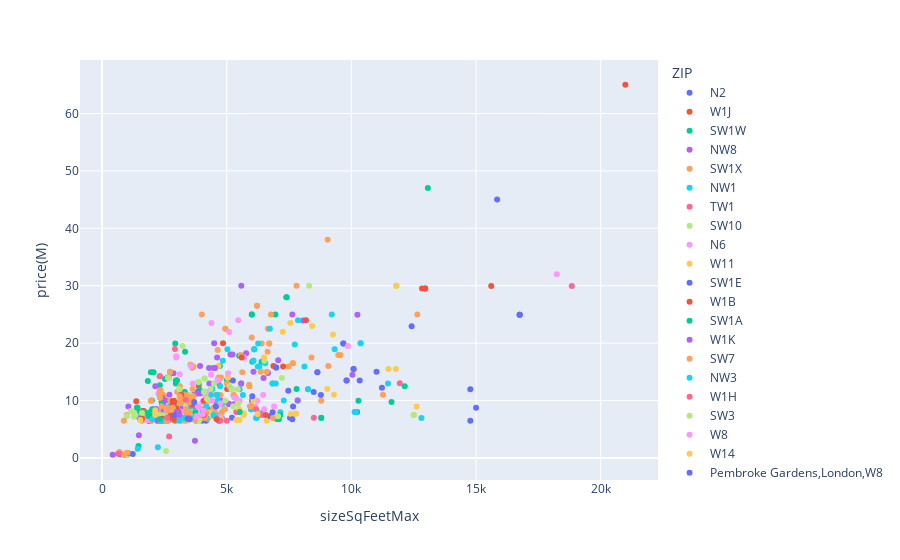

Notebook cell for this chart:
### Code cell
fig = px.scatter(subset, y="price(M)", x="sizeSqFeetMax", color="ZIP")
fig.show()

### Figure 1 — Plotly figure (JSON) as saved in the notebook; plotly's stock layout.template omitted (floating-point values rounded to 4 significant figures)
{"data": [{"hovertemplate": "ZIP=N2<br>sizeSqFeetMax=%{x}<br>price(M)=%{y}<extra></extra>", "legendgroup": "N2", "marker": {"color": "#636efa", "symbol": "circle"}, "mode": "markers", "name": "N2", "orientation": "v", "showlegend": true, "type": "scatter", "x": [16749, 16749, 16748, 9677, 9677, 10086, 10086, 11008, 9806, 5246, 10333, 9806, 14769, 7468, 11224, 8776, 6015, 7661, 14999, 6840, 3292, 3155, 3234, 4190, 5210, 7539, 6196, 2678, 4800, 3142, 4684, 4171, 4014, 14770], "xaxis": "x", "y": [24.95, 24.95, 24.95, 19.95, 19.95, 15.5, 15.5, 15, 13.5, 13.5, 13.5, 13.5, 11.95, 11.7, 12.25, 10.95, 10, 8.95, 8.75, 7.95, 7.98, 7.75, 7.35, 6.95, 7, 7, 7, 6.6, 6.95, 6.95, 6.5, 6.5, 6.5, 6.5], "yaxis": "y"}, {"hovertemplate": "ZIP=W1J<br>sizeSqFeetMax=%{x}<br>price(M)=%{y}<extra></extra>", "legendgroup": "W1J", "marker": {"color": "#EF553B", "symbol": "circle"}, "mode": "markers", "name": "W1J", "orientation": "v", "showlegend": true, "type": "scatter", "x": [12960, 12831, 12960, 15608, 4852, 6873, 3874, 5017, 4180, 3169, 3169, 3794, 4230, 1658, 1641, 1658, 1877], "xaxis": "x", "y": [29.5, 29.5, 29.5, 29.95, 20, 16, 12.6, 12, 10.5, 10.95, 10.95, 8.5, 8.5, 8.15, 8.2, 8.2, 6.5], "yaxis": "y"}, {"hovertemplate": "ZIP=SW1W<br>sizeSqFeetMax=%{x}<br>price(M)=%{y}<extra></extra>", "legendgroup": "SW1W", "marker": {"color": "#00cc96", "symbol": "circle"}, "mode": "markers", "name": "SW1W", "orientation": "v", "showlegend": true, "type": "scatter", "x": [6952, 6007, 6007, 7396, 7396, 13067, 5499, 4724, 6396, 6026, 4660, 2524, 2679, 2645, 2958, 3876, 5012, 2958, 5012, 3887, 3310, 3310, 3911, 4332, 2425, 2424, 2424, 3443, 3491, 3490, 2392, 2392, 3494, 3777, 2921, 2218, 1591, 2927], "xaxis": "x", "y": [25, 25, 25, 28, 28, 47, 17.8, 16, 16.75, 16.75, 13.75, 13.75, 14, 14, 12.95, 12.95, 13.5, 13.5, 13.5, 11.5, 11.5, 11.5, 11.9, 10.85, 9.45, 9.45, 9.45, 9.5, 9.5, 9.5, 9.74, 9.74, 6.95, 6.5, 6.595, 6.95, 6.95, 6.5], "yaxis": "y"}, {"hovertemplate": "ZIP=NW8<br>sizeSqFeetMax=%{x}<br>price(M)=%{y}<extra></extra>", "legendgroup": "NW8", "marker": {"color": "#ab63fa", "symbol": "circle"}, "mode": "markers", "name": "NW8", "orientation": "v", "showlegend": true, "type": "scatter", "x": [10241, 7631, 5585, 7065, 10041, 6981, 6659, 8635, 5579, 5579, 3423, 3617, 4765, 4765, 5479, 5277, 5092, 5070, 4610, 3690, 3690, 3690, 3700, 4565, 3700, 3393, 3400, 2637, 2637, 2637, 4036, 2531, 2615], "xaxis": "x", "y": [24.95, 25, 30, 17, 14.5, 15.75, 14.8, 14.95, 12.95, 12.95, 11, 11, 9.95, 9.95, 9.95, 9.35, 9.35, 9.5, 9.5, 8.825, 8.825, 8.825, 8.825, 8.95, 8.825, 7.95, 7.95, 7.495, 7.495, 7.495, 7.5, 6.95, 6.65], "yaxis": "y"}, {"hovertemplate": "ZIP=SW1X<br>sizeSqFeetMax=%{x}<br>price(M)=%{y}<extra></extra>", "legendgroup": "SW1X", "marker": {"color": "#FFA15A", "symbol": "circle"}, "mode": "markers", "name": "SW1X", "orientation": "v", "showlegend": true, "type": "scatter", "x": [6773, 4004, 12643, 6214, 6214, 7798, 9049, 4639, 4944, 4944, 6650, 6404, 6705, 6705, 6000, 8400, 5564, 3551, 3551, 7656, 7656, 3618, 3618, 3618, 3667, 5624, 5910, 5002, 3300, 2442, 4558, 4649, 4122, 4122, 3013, 3084, 2475, 3567, 2475, 3137, 2475, 3166, 5360, 4752, 2442, 2442, 3486, 2427, 3060, 2612, 3122, 2357, 2029, 2810, 1980, 3226, 2810, 2934, 4399, 1772, 990, 1528, 1948, 4038, 3295, 1964, 1980, 1760, 1760, 4244, 2354, 3993, 3248, 2357, 1632], "xaxis": "x", "y": [25, 25, 25, 26.5, 26.5, 29.98, 38, 18.8, 22.5, 22.5, 22.5, 19.95, 19.95, 19.95, 21.0, 17.5, 17.95, 16.25, 16.25, 16.5, 16.5, 15.75, 15.75, 15.75, 15.95, 14.95, 12.5, 12.95, 10.99, 10.95, 11, 11, 11.25, 11.25, 11.5, 11.79, 10.75, 10.25, 10.75, 10.25, 10.75, 10.25, 10.5, 10.95, 10.95, 10.95, 8.95, 8.75, 8.75, 8.75, 8.3, 8.3, 7.95, 7.95, 7.95, 8, 7.95, 8, 8.1, 7.75, 7.5, 6.95, 6.95, 6.95, 6.995, 7.25, 7.15, 7.15, 7.15, 6.85, 6.75, 6.95, 6.75, 6.75, 6.95], "yaxis": "y"}, {"hovertemplate": "ZIP=NW1<br>sizeSqFeetMax=%{x}<br>price(M)=%{y}<extra></extra>", "legendgroup": "NW1", "marker": {"color": "#19d3f3", "symbol": "circle"}, "mode": "markers", "name": "NW1", "orientation": "v", "showlegend": true, "type": "scatter", "x": [9213, 6103, 5027, 6103, 6103, 7728, 6730, 10370, 10370, 4844, 6306, 6245, 6843, 6829, 6966, 4619, 4425, 4619, 4629, 4185, 4185, 3303, 5979, 5979, 5979, 4169, 4169, 4137], "xaxis": "x", "y": [25, 18.95, 18.95, 18.95, 18.95, 19.75, 22.5, 20, 20, 16.95, 15.95, 15.95, 12.95, 12.95, 12.95, 10.95, 12, 10.95, 9.95, 9.95, 9.95, 9.5, 8.5, 8.5, 8.5, 6.95, 6.95, 6.95], "yaxis": "y"}, {"hovertemplate": "ZIP=TW1<br>sizeSqFeetMax=%{x}<br>price(M)=%{y}<extra></extra>", "legendgroup": "TW1", "marker": {"color": "#FF6692", "symbol": "circle"}, "mode": "markers", "name": "TW1", "orientation": "v", "showlegend": true, "type": "scatter", "x": [18837, 8494], "xaxis": "x", "y": [29.95, 6.995], "yaxis": "y"}, {"hovertemplate": "ZIP=SW10<br>sizeSqFeetMax=%{x}<br>price(M)=%{y}<extra></extra>", "legendgroup": "SW10", "marker": {"color": "#B6E880", "symbol": "circle"}, "mode": "markers", "name": "SW10", "orientation": "v", "showlegend": true, "type": "scatter", "x": [8304, 4112, 4112, 5114, 4208, 4812, 5257, 3186, 3704, 4054, 4064, 3280, 3433, 3429], "xaxis": "x", "y": [30, 13.85, 13.85, 12.5, 9.7, 9.0, 9, 8.5, 7.75, 7.35, 7.35, 7.188, 6.85, 6.5], "yaxis": "y"}, {"hovertemplate": "ZIP=N6<br>sizeSqFeetMax=%{x}<br>price(M)=%{y}<extra></extra>", "legendgroup": "N6", "marker": {"color": "#FF97FF", "symbol": "circle"}, "mode": "markers", "name": "N6", "orientation": "v", "showlegend": true, "type": "scatter", "x": [18238, 9858, 6228, 5522, 6900, 6500], "xaxis": "x", "y": [32, 19.5, 9.95, 9.95, 8.95, 8.5], "yaxis": "y"}, {"hovertemplate": "ZIP=W11<br>sizeSqFeetMax=%{x}<br>price(M)=%{y}<extra></extra>", "legendgroup": "W11", "marker": {"color": "#FECB52", "symbol": "circle"}, "mode": "markers", "name": "W11", "orientation": "v", "showlegend": true, "type": "scatter", "x": [11803, 11803, 4671, 5042, 5042, 3501, 4261, 3165, 3500, 4018, 4008, 3774, 3621, 3686], "xaxis": "x", "y": [30, 30, 16, 14, 14, 10.95, 9.95, 9.25, 8.5, 8.45, 8.45, 8, 7.5, 7.5], "yaxis": "y"}, {"hovertemplate": "ZIP=SW1E<br>sizeSqFeetMax=%{x}<br>price(M)=%{y}<extra></extra>", "legendgroup": "SW1E", "marker": {"color": "#636efa", "symbol": "circle"}, "mode": "markers", "name": "SW1E", "orientation": "v", "showlegend": true, "type": "scatter", "x": [15845, 4663, 5189, 3829, 3420, 3467, 3158, 3158, 3158], "xaxis": "x", "y": [45, 13, 12, 11.5, 9.95, 9.95, 7.3, 7.3, 7.3], "yaxis": "y"}, {"hovertemplate": "ZIP=W1B<br>sizeSqFeetMax=%{x}<br>price(M)=%{y}<extra></extra>", "legendgroup": "W1B", "marker": {"color": "#EF553B", "symbol": "circle"}, "mode": "markers", "name": "W1B", "orientation": "v", "showlegend": true, "type": "scatter", "x": [20987, 4735], "xaxis": "x", "y": [65, 13.95], "yaxis": "y"}, {"hovertemplate": "ZIP=SW1A<br>sizeSqFeetMax=%{x}<br>price(M)=%{y}<extra></extra>", "legendgroup": "SW1A", "marker": {"color": "#00cc96", "symbol": "circle"}, "mode": "markers", "name": "SW1A", "orientation": "v", "showlegend": true, "type": "scatter", "x": [2935, 3329, 2618, 3001, 2316, 3001, 1999, 1425, 1424, 1700, 1706, 2261, 2348], "xaxis": "x", "y": [19.95, 18.5, 13.95, 13.5, 12.65, 13.5, 10, 8.75, 8, 7.995, 7.995, 7.5, 6.5], "yaxis": "y"}, {"hovertemplate": "ZIP=W1K<br>sizeSqFeetMax=%{x}<br>price(M)=%{y}<extra></extra>", "legendgroup": "W1K", "marker": {"color": "#ab63fa", "symbol": "circle"}, "mode": "markers", "name": "W1K", "orientation": "v", "showlegend": true, "type": "scatter", "x": [5780, 8060, 4497, 3931, 5149, 5231, 6477, 4291, 4535, 4469, 2865, 6073, 2135, 4304, 2703, 3927, 3834, 1477, 2410, 2558, 3398, 2461, 1055, 3228, 2700, 2163, 2868, 2029, 2595, 2163, 2842, 3198, 3466, 3466, 3466, 2479, 3466, 3466, 3565, 1504, 1504, 2593, 2622, 2211, 1911, 2593, 2268, 1894, 2521, 1894], "xaxis": "x", "y": [18.25, 23.95, 20, 16, 18, 18, 13.95, 15.65, 15.65, 15.65, 14.75, 15, 12.5, 12.95, 11, 11.25, 11.25, 3.95, 10.5, 10, 8.95, 8.95, 8.95, 8.95, 8.95, 8.5, 8.5, 8.5, 8.5, 8.5, 8.5, 8.25, 8.45, 8.45, 8.45, 8.35, 8.45, 8.45, 7.95, 6.95, 6.95, 6.5, 6.5, 6.5, 6.5, 6.5, 6.5, 6.5, 6.5, 6.5], "yaxis": "y"}, {"hovertemplate": "ZIP=SW7<br>sizeSqFeetMax=%{x}<br>price(M)=%{y}<extra></extra>", "legendgroup": "SW7", "marker": {"color": "#FFA15A", "symbol": "circle"}, "mode": "markers", "name": "SW7", "orientation": "v", "showlegend": true, "type": "scatter", "x": [6640, 9075, 4676, 7483, 6365, 3324, 3580, 5280, 5276, 8791, 2736, 3324, 2731, 4456, 2734, 3100, 3423, 4094, 3280, 3500, 3341, 3763, 2105, 2013, 3870, 4462, 3009, 3446, 3446, 2652, 3199, 3199, 2933, 1970, 3192, 4127, 1600, 2608, 1970], "xaxis": "x", "y": [18.5, 16, 14, 15.95, 15, 10, 10.75, 10.95, 10.95, 9.975, 10, 10, 9, 8.75, 8.5, 7.95, 7.75, 7.5, 7.75, 7.75, 7.75, 7.75, 7.8, 7.8, 7.495, 7.3, 6.95, 7.2, 7.2, 7, 7.25, 7.25, 7.05, 6.5, 6.75, 6.95, 6.5, 6.5, 6.5], "yaxis": "y"}, {"hovertemplate": "ZIP=NW3<br>sizeSqFeetMax=%{x}<br>price(M)=%{y}<extra></extra>", "legendgroup": "NW3", "marker": {"color": "#19d3f3", "symbol": "circle"}, "mode": "markers", "name": "NW3", "orientation": "v", "showlegend": true, "type": "scatter", "x": [9327, 7860, 6261, 6544, 6071, 6071, 8117, 11467, 4355, 5517, 8262, 8262, 5649, 4355, 7288, 4817, 4817, 3599, 3467, 4300, 4300, 6344, 6344, 4607, 3610, 3744], "xaxis": "x", "y": [18.95, 24, 19.95, 16.5, 16.95, 16.95, 15.95, 12.95, 10.95, 11.95, 11.95, 11.95, 10.95, 10.95, 9.995, 9.5, 9.5, 8.95, 8.5, 8, 8, 7.75, 7.75, 7.5, 7, 6.95], "yaxis": "y"}, {"hovertemplate": "ZIP=W1H<br>sizeSqFeetMax=%{x}<br>price(M)=%{y}<extra></extra>", "legendgroup": "W1H", "marker": {"color": "#FF6692", "symbol": "circle"}, "mode": "markers", "name": "W1H", "orientation": "v", "showlegend": true, "type": "scatter", "x": [2923, 2317, 2314, 4101, 4106, 4511], "xaxis": "x", "y": [19, 14.25, 14.25, 8.5, 8.5, 7.995], "yaxis": "y"}, {"hovertemplate": "ZIP=SW3<br>sizeSqFeetMax=%{x}<br>price(M)=%{y}<extra></extra>", "legendgroup": "SW3", "marker": {"color": "#B6E880", "symbol": "circle"}, "mode": "markers", "name": "SW3", "orientation": "v", "showlegend": true, "type": "scatter", "x": [3229, 6504, 7212, 4500, 4500, 5440, 5212, 4354, 5188, 3534, 2924, 2944, 5450, 5450, 3645, 2917, 2917, 3951, 4277, 3571, 4445, 3628, 3111, 3287, 1902, 3147, 2432, 2470, 3082, 3797, 3175, 3102, 2885, 3115, 3797, 3830, 3894, 2357], "xaxis": "x", "y": [19.5, 16.95, 13.95, 12.95, 12.95, 11.95, 11.95, 11.99, 11.95, 10.95, 10, 9.25, 9.5, 9.5, 9.65, 8.95, 8.95, 7.95, 7.95, 7.95, 7.95, 7.95, 8.1, 7.65, 7.75, 7.5, 7.45, 6.95, 6.95, 6.95, 7.25, 7.25, 6.95, 6.95, 6.95, 6.5, 6.5, 6.5], "yaxis": "y"}, {"hovertemplate": "ZIP=W8<br>sizeSqFeetMax=%{x}<br>price(M)=%{y}<extra></extra>", "legendgroup": "W8", "marker": {"color": "#FF97FF", "symbol": "circle"}, "mode": "markers", "name": "W8", "orientation": "v", "showlegend": true, "type": "scatter", "x": [5098, 4390, 5461, 5693, 2976, 2976, 3566, 5055, 3117, 3637, 4182, 4182, 2257, 4376, 4151, 5314, 4032, 4032, 4401, 4401, 4747, 2814, 6146, 3846, 3890, 2584, 2103, 3175, 2729, 4775, 3254, 3208, 1805, 1805, 2508], "xaxis": "x", "y": [21.95, 23.5, 24, 17.5, 17.5, 17.7, 16, 14.75, 14.6, 12.95, 11.5, 11.5, 11.2, 10, 10.75, 10.5, 9.75, 9.75, 10, 10, 9.5, 8.95, 8.95, 8.995, 8.65, 8.25, 7.92, 7.95, 7.8, 7.5, 6.95, 6.5, 6.62, 6.62, 6.5], "yaxis": "y"}, {"hovertemplate": "ZIP=W14<br>sizeSqFeetMax=%{x}<br>price(M)=%{y}<extra></extra>", "legendgroup": "W14", "marker": {"color": "#FECB52", "symbol": "circle"}, "mode": "markers", "name": "W14", "orientation": "v", "showlegend": true, "type": "scatter", "x": [7244, 8425, 7550, 9262, 6497, 2649], "xaxis": "x", "y": [22, 23, 23.5, 21.5, 17.5, 7.4], "yaxis": "y"}, {"hovertemplate": "ZIP=Pembroke Gardens,London,W8<br>sizeSqFeetMax=%{x}<br>price(M)=%{y}<extra></extra>", "legendgroup": "Pembroke Gardens,London,W8", "marker": {"color": "#636efa", "symbol": "circle"}, "mode": "markers", "name": "Pembroke Gardens,London,W8", "orientation": "v", "showlegend": true, "type": "scatter", "x": [12415], "xaxis": "x", "y": [22.95], "yaxis": "y"}, {"hovertemplate": "ZIP=W9<br>sizeSqFeetMax=%{x}<br>price(M)=%{y}<extra></extra>", "legendgroup": "W9", "marker": {"color": "#EF553B", "symbol": "circle"}, "mode": "markers", "name": "W9", "orientation": "v", "showlegend": true, "type": "scatter", "x": [8178, 5600, 4079, 3606], "xaxis": "x", "y": [24, 17.5, 9.95, 9.25], "yaxis": "y"}, {"hovertemplate": "ZIP=EC1V<br>sizeSqFeetMax=%{x}<br>price(M)=%{y}<extra></extra>", "legendgroup": "EC1V", "marker": {"color": "#00cc96", "symbol": "circle"}, "mode": "markers", "name": "EC1V", "orientation": "v", "showlegend": true, "type": "scatter", "x": [1461, 7800], "xaxis": "x", "y": [2.1, 12], "yaxis": "y"}, {"hovertemplate": "ZIP=E20<br>sizeSqFeetMax=%{x}<br>price(M)=%{y}<extra></extra>", "legendgroup": "E20", "marker": {"color": "#ab63fa", "symbol": "circle"}, "mode": "markers", "name": "E20", "orientation": "v", "showlegend": true, "type": "scatter", "x": [4615], "xaxis": "x", "y": [17.5], "yaxis": "y"}, {"hovertemplate": "ZIP=W2<br>sizeSqFeetMax=%{x}<br>price(M)=%{y}<extra></extra>", "legendgroup": "W2", "marker": {"color": "#FFA15A", "symbol": "circle"}, "mode": "markers", "name": "W2", "orientation": "v", "showlegend": true, "type": "scatter", "x": [9472, 9561, 4770, 2726, 2727, 11265, 2327, 2319, 3634, 2351, 3123, 2325, 2325, 1959, 1963, 2386, 4927, 4525, 2637, 5523, 4186, 1918, 696, 2926, 2106, 3412, 1919, 1668, 3726, 2690, 3133, 2438, 3327], "xaxis": "x", "y": [17.95, 17.95, 14, 15, 15, 11, 11.25, 11.75, 12, 11.75, 12.5, 10.5, 10.5, 9.95, 9.95, 9, 8.5, 7.95, 7.95, 7.95, 7.95, 7.95, 1.05, 7.5, 7.8, 7.35, 7.4, 7.2, 6.595, 6.9, 6.75, 6.5, 6.5], "yaxis": "y"}, {"hovertemplate": "ZIP=NW7<br>sizeSqFeetMax=%{x}<br>price(M)=%{y}<extra></extra>", "legendgroup": "NW7", "marker": {"color": "#19d3f3", "symbol": "circle"}, "mode": "markers", "name": "NW7", "orientation": "v", "showlegend": true, "type": "scatter", "x": [2238, 6181, 8786], "xaxis": "x", "y": [1.85, 6.95, 6.95], "yaxis": "y"}, {"hovertemplate": "ZIP=N10<br>sizeSqFeetMax=%{x}<br>price(M)=%{y}<extra></extra>", "legendgroup": "N10", "marker": {"color": "#FF6692", "symbol": "circle"}, "mode": "markers", "name": "N10", "orientation": "v", "showlegend": true, "type": "scatter", "x": [900], "xaxis": "x", "y": [0.725], "yaxis": "y"}, {"hovertemplate": "ZIP=W1S<br>sizeSqFeetMax=%{x}<br>price(M)=%{y}<extra></extra>", "legendgroup": "W1S", "marker": {"color": "#B6E880", "symbol": "circle"}, "mode": "markers", "name": "W1S", "orientation": "v", "showlegend": true, "type": "scatter", "x": [2680, 2641, 1164, 2014, 1280, 1604, 1341, 1272, 992], "xaxis": "x", "y": [13.95, 13.95, 8.2, 7.95, 8, 7.85, 7.5, 7.2, 7.25], "yaxis": "y"}, {"hovertemplate": "ZIP=WC2N<br>sizeSqFeetMax=%{x}<br>price(M)=%{y}<extra></extra>", "legendgroup": "WC2N", "marker": {"color": "#FF97FF", "symbol": "circle"}, "mode": "markers", "name": "WC2N", "orientation": "v", "showlegend": true, "type": "scatter", "x": [4372], "xaxis": "x", "y": [14.5], "yaxis": "y"}, {"hovertemplate": "ZIP=SW19<br>sizeSqFeetMax=%{x}<br>price(M)=%{y}<extra></extra>", "legendgroup": "SW19", "marker": {"color": "#FECB52", "symbol": "circle"}, "mode": "markers", "name": "SW19", "orientation": "v", "showlegend": true, "type": "scatter", "x": [11484, 11784, 9031, 6065, 7568, 7754, 7787, 5683, 5683, 5680, 5515, 5385, 4776, 6600], "xaxis": "x", "y": [15.5, 15.5, 12, 10, 7.65, 7.65, 7.75, 7.75, 7.75, 7.495, 6.6, 6.6, 6.75, 6.5], "yaxis": "y"}, {"hovertemplate": "ZIP=St John's Wood NW8<br>sizeSqFeetMax=%{x}<br>price(M)=%{y}<extra></extra>", "legendgroup": "St John's Wood NW8", "marker": {"color": "#636efa", "symbol": "circle"}, "mode": "markers", "name": "St John's Wood NW8", "orientation": "v", "showlegend": true, "type": "scatter", "x": [6981, 8635, 6025, 4565, 3400], "xaxis": "x", "y": [15.75, 14.95, 10.75, 8.95, 7.95], "yaxis": "y"}, {"hovertemplate": "ZIP=Hampstead NW3<br>sizeSqFeetMax=%{x}<br>price(M)=%{y}<extra></extra>", "legendgroup": "Hampstead NW3", "marker": {"color": "#EF553B", "symbol": "circle"}, "mode": "markers", "name": "Hampstead NW3", "orientation": "v", "showlegend": true, "type": "scatter", "x": [7262], "xaxis": "x", "y": [15.95], "yaxis": "y"}, {"hovertemplate": "ZIP=W1U<br>sizeSqFeetMax=%{x}<br>price(M)=%{y}<extra></extra>", "legendgroup": "W1U", "marker": {"color": "#00cc96", "symbol": "circle"}, "mode": "markers", "name": "W1U", "orientation": "v", "showlegend": true, "type": "scatter", "x": [2067, 1959, 1835, 2861, 2891, 1400, 2012, 3737, 4044, 1873, 1878, 1951, 1873, 1873, 1878, 1878, 8793], "xaxis": "x", "y": [14.95, 14.95, 13.39, 9, 9, 8.8, 8.5, 7.95, 7.95, 7.85, 7.295, 7.295, 7.295, 7.295, 7.295, 7.295, 7], "yaxis": "y"}, {"hovertemplate": "ZIP=SW16<br>sizeSqFeetMax=%{x}<br>price(M)=%{y}<extra></extra>", "legendgroup": "SW16", "marker": {"color": "#ab63fa", "symbol": "circle"}, "mode": "markers", "name": "SW16", "orientation": "v", "showlegend": true, "type": "scatter", "x": [3726], "xaxis": "x", "y": [3], "yaxis": "y"}, {"hovertemplate": "ZIP=South Kensington SW7<br>sizeSqFeetMax=%{x}<br>price(M)=%{y}<extra></extra>", "legendgroup": "South Kensington SW7", "marker": {"color": "#FFA15A", "symbol": "circle"}, "mode": "markers", "name": "South Kensington SW7", "orientation": "v", "showlegend": true, "type": "scatter", "x": [6608, 5900], "xaxis": "x", "y": [15, 12.75], "yaxis": "y"}, {"hovertemplate": "ZIP=W1G<br>sizeSqFeetMax=%{x}<br>price(M)=%{y}<extra></extra>", "legendgroup": "W1G", "marker": {"color": "#19d3f3", "symbol": "circle"}, "mode": "markers", "name": "W1G", "orientation": "v", "showlegend": true, "type": "scatter", "x": [4736, 2717, 4182, 7150, 3427, 2009], "xaxis": "x", "y": [12.5, 8.95, 9, 7.95, 7.25, 6.75], "yaxis": "y"}, {"hovertemplate": "ZIP=SW6<br>sizeSqFeetMax=%{x}<br>price(M)=%{y}<extra></extra>", "legendgroup": "SW6", "marker": {"color": "#FF6692", "symbol": "circle"}, "mode": "markers", "name": "SW6", "orientation": "v", "showlegend": true, "type": "scatter", "x": [11941, 2689, 5381, 3425, 2685, 5006], "xaxis": "x", "y": [13, 3.75, 8, 6.995, 6.825, 6.5], "yaxis": "y"}, {"hovertemplate": "ZIP=SE1<br>sizeSqFeetMax=%{x}<br>price(M)=%{y}<extra></extra>", "legendgroup": "SE1", "marker": {"color": "#B6E880", "symbol": "circle"}, "mode": "markers", "name": "SE1", "orientation": "v", "showlegend": true, "type": "scatter", "x": [3862, 3862, 3100, 4096, 3107, 4095, 4943, 3345, 2746, 2273, 2584, 2470], "xaxis": "x", "y": [13.25, 13.25, 11.95, 11.5, 11.95, 11.59, 10, 9.25, 7.398, 7.49, 7.25, 6.9], "yaxis": "y"}, {"hovertemplate": "ZIP=WC2R<br>sizeSqFeetMax=%{x}<br>price(M)=%{y}<extra></extra>", "legendgroup": "WC2R", "marker": {"color": "#FF97FF", "symbol": "circle"}, "mode": "markers", "name": "WC2R", "orientation": "v", "showlegend": true, "type": "scatter", "x": [4643, 4643], "xaxis": "x", "y": [13.5, 13.5], "yaxis": "y"}, {"hovertemplate": "ZIP=NW11<br>sizeSqFeetMax=%{x}<br>price(M)=%{y}<extra></extra>", "legendgroup": "NW11", "marker": {"color": "#FECB52", "symbol": "circle"}, "mode": "markers", "name": "NW11", "orientation": "v", "showlegend": true, "type": "scatter", "x": [9300, 12616, 5497], "xaxis": "x", "y": [11, 8.95, 8.5], "yaxis": "y"}, {"hovertemplate": "ZIP=SE13<br>sizeSqFeetMax=%{x}<br>price(M)=%{y}<extra></extra>", "legendgroup": "SE13", "marker": {"color": "#636efa", "symbol": "circle"}, "mode": "markers", "name": "SE13", "orientation": "v", "showlegend": true, "type": "scatter", "x": [8488], "xaxis": "x", "y": [11.5], "yaxis": "y"}, {"hovertemplate": "ZIP=W1W<br>sizeSqFeetMax=%{x}<br>price(M)=%{y}<extra></extra>", "legendgroup": "W1W", "marker": {"color": "#EF553B", "symbol": "circle"}, "mode": "markers", "name": "W1W", "orientation": "v", "showlegend": true, "type": "scatter", "x": [3176, 1602, 2418, 2383], "xaxis": "x", "y": [11, 6.815, 6.815, 6.5], "yaxis": "y"}, {"hovertemplate": "ZIP=SW15<br>sizeSqFeetMax=%{x}<br>price(M)=%{y}<extra></extra>", "legendgroup": "SW15", "marker": {"color": "#00cc96", "symbol": "circle"}, "mode": "markers", "name": "SW15", "orientation": "v", "showlegend": true, "type": "scatter", "x": [12141, 11609, 7091, 7004], "xaxis": "x", "y": [12.5, 9.75, 6.75, 6.8], "yaxis": "y"}, {"hovertemplate": "ZIP=E14<br>sizeSqFeetMax=%{x}<br>price(M)=%{y}<extra></extra>", "legendgroup": "E14", "marker": {"color": "#ab63fa", "symbol": "circle"}, "mode": "markers", "name": "E14", "orientation": "v", "showlegend": true, "type": "scatter", "x": [734, 915], "xaxis": "x", "y": [0.625, 0.525], "yaxis": "y"}, {"hovertemplate": "ZIP=SW8<br>sizeSqFeetMax=%{x}<br>price(M)=%{y}<extra></extra>", "legendgroup": "SW8", "marker": {"color": "#FFA15A", "symbol": "circle"}, "mode": "markers", "name": "SW8", "orientation": "v", "showlegend": true, "type": "scatter", "x": [3664, 3483, 3553, 3449, 3114, 3483, 3179, 3483, 3179, 3114, 3114, 3114, 3360, 3031, 3057, 3059, 3027, 2949, 3060, 3057, 3059, 3059, 2900, 2900, 2873, 2900, 872], "xaxis": "x", "y": [10.75, 10.13, 10.13, 10.75, 10.75, 10, 10, 9.601, 9.601, 9.601, 9.601, 9.601, 8.5, 7.87, 7.87, 8, 8.044, 8.044, 7.6, 7.696, 7.696, 7.8, 6.6, 6.636, 6.636, 6.636, 6.5], "yaxis": "y"}, {"hovertemplate": "ZIP=SW1P<br>sizeSqFeetMax=%{x}<br>price(M)=%{y}<extra></extra>", "legendgroup": "SW1P", "marker": {"color": "#19d3f3", "symbol": "circle"}, "mode": "markers", "name": "SW1P", "orientation": "v", "showlegend": true, "type": "scatter", "x": [7842, 4474, 3267, 2402], "xaxis": "x", "y": [10, 7.5, 6.95, 6.5], "yaxis": "y"}, {"hovertemplate": "ZIP=Nine Elms SW8<br>sizeSqFeetMax=%{x}<br>price(M)=%{y}<extra></extra>", "legendgroup": "Nine Elms SW8", "marker": {"color": "#FF6692", "symbol": "circle"}, "mode": "markers", "name": "Nine Elms SW8", "orientation": "v", "showlegend": true, "type": "scatter", "x": [3354], "xaxis": "x", "y": [10.13], "yaxis": "y"}, {"hovertemplate": "ZIP=Chelsea SW3<br>sizeSqFeetMax=%{x}<br>price(M)=%{y}<extra></extra>", "legendgroup": "Chelsea SW3", "marker": {"color": "#B6E880", "symbol": "circle"}, "mode": "markers", "name": "Chelsea SW3", "orientation": "v", "showlegend": true, "type": "scatter", "x": [4211], "xaxis": "x", "y": [10.25], "yaxis": "y"}, {"hovertemplate": "ZIP=Kensington W8<br>sizeSqFeetMax=%{x}<br>price(M)=%{y}<extra></extra>", "legendgroup": "Kensington W8", "marker": {"color": "#FF97FF", "symbol": "circle"}, "mode": "markers", "name": "Kensington W8", "orientation": "v", "showlegend": true, "type": "scatter", "x": [6459], "xaxis": "x", "y": [10.95], "yaxis": "y"}, {"hovertemplate": "ZIP=SW17<br>sizeSqFeetMax=%{x}<br>price(M)=%{y}<extra></extra>", "legendgroup": "SW17", "marker": {"color": "#FECB52", "symbol": "circle"}, "mode": "markers", "name": "SW17", "orientation": "v", "showlegend": true, "type": "scatter", "x": [911], "xaxis": "x", "y": [0.795], "yaxis": "y"}, {"hovertemplate": "ZIP=London SW1W<br>sizeSqFeetMax=%{x}<br>price(M)=%{y}<extra></extra>", "legendgroup": "London SW1W", "marker": {"color": "#636efa", "symbol": "circle"}, "mode": "markers", "name": "London SW1W", "orientation": "v", "showlegend": true, "type": "scatter", "x": [3698], "xaxis": "x", "y": [9.75], "yaxis": "y"}, {"hovertemplate": "ZIP=EC2A<br>sizeSqFeetMax=%{x}<br>price(M)=%{y}<extra></extra>", "legendgroup": "EC2A", "marker": {"color": "#EF553B", "symbol": "circle"}, "mode": "markers", "name": "EC2A", "orientation": "v", "showlegend": true, "type": "scatter", "x": [2855, 2855, 2855, 2855, 2855, 2855, 2850, 2855, 1373, 2855, 2855, 2885, 2855, 2852, 2855, 2990], "xaxis": "x", "y": [9.9, 9.9, 9.9, 9.9, 9.9, 9.9, 9.9, 9.9, 9.9, 9.9, 9.9, 9.9, 9.5, 9.5, 9.5, 8.625], "yaxis": "y"}, {"hovertemplate": "ZIP=TW7<br>sizeSqFeetMax=%{x}<br>price(M)=%{y}<extra></extra>", "legendgroup": "TW7", "marker": {"color": "#00cc96", "symbol": "circle"}, "mode": "markers", "name": "TW7", "orientation": "v", "showlegend": true, "type": "scatter", "x": [10283], "xaxis": "x", "y": [9.95], "yaxis": "y"}, {"hovertemplate": "ZIP=SE21<br>sizeSqFeetMax=%{x}<br>price(M)=%{y}<extra></extra>", "legendgroup": "SE21", "marker": {"color": "#ab63fa", "symbol": "circle"}, "mode": "markers", "name": "SE21", "orientation": "v", "showlegend": true, "type": "scatter", "x": [7847], "xaxis": "x", "y": [10], "yaxis": "y"}, {"hovertemplate": "ZIP=SW11<br>sizeSqFeetMax=%{x}<br>price(M)=%{y}<extra></extra>", "legendgroup": "SW11", "marker": {"color": "#FFA15A", "symbol": "circle"}, "mode": "markers", "name": "SW11", "orientation": "v", "showlegend": true, "type": "scatter", "x": [6003, 5930, 2602, 2841, 3393, 3498, 4795, 2825, 3062, 2601], "xaxis": "x", "y": [9, 9, 8.75, 8.75, 7.95, 7.95, 8, 7.6, 6.995, 6.5], "yaxis": "y"}, {"hovertemplate": "ZIP=E16<br>sizeSqFeetMax=%{x}<br>price(M)=%{y}<extra></extra>", "legendgroup": "E16", "marker": {"color": "#19d3f3", "symbol": "circle"}, "mode": "markers", "name": "E16", "orientation": "v", "showlegend": true, "type": "scatter", "x": [992], "xaxis": "x", "y": [0.575], "yaxis": "y"}, {"hovertemplate": "ZIP=SW13<br>sizeSqFeetMax=%{x}<br>price(M)=%{y}<extra></extra>", "legendgroup": "SW13", "marker": {"color": "#FF6692", "symbol": "circle"}, "mode": "markers", "name": "SW13", "orientation": "v", "showlegend": true, "type": "scatter", "x": [6179, 6412], "xaxis": "x", "y": [8.5, 7.5], "yaxis": "y"}, {"hovertemplate": "ZIP=NW4<br>sizeSqFeetMax=%{x}<br>price(M)=%{y}<extra></extra>", "legendgroup": "NW4", "marker": {"color": "#B6E880", "symbol": "circle"}, "mode": "markers", "name": "NW4", "orientation": "v", "showlegend": true, "type": "scatter", "x": [1012], "xaxis": "x", "y": [0.475], "yaxis": "y"}, {"hovertemplate": "ZIP=W12<br>sizeSqFeetMax=%{x}<br>price(M)=%{y}<extra></extra>", "legendgroup": "W12", "marker": {"color": "#FF97FF", "symbol": "circle"}, "mode": "markers", "name": "W12", "orientation": "v", "showlegend": true, "type": "scatter", "x": [4068], "xaxis": "x", "y": [8.25], "yaxis": "y"}, {"hovertemplate": "ZIP=WC1A<br>sizeSqFeetMax=%{x}<br>price(M)=%{y}<extra></extra>", "legendgroup": "WC1A", "marker": {"color": "#FECB52", "symbol": "circle"}, "mode": "markers", "name": "WC1A", "orientation": "v", "showlegend": true, "type": "scatter", "x": [2133, 2133], "xaxis": "x", "y": [8.325, 7.5], "yaxis": "y"}, {"hovertemplate": "ZIP=N20<br>sizeSqFeetMax=%{x}<br>price(M)=%{y}<extra></extra>", "legendgroup": "N20", "marker": {"color": "#636efa", "symbol": "circle"}, "mode": "markers", "name": "N20", "orientation": "v", "showlegend": true, "type": "scatter", "x": [1231, 10228, 6752, 6752, 1055, 7629], "xaxis": "x", "y": [0.695, 8, 7.25, 7.25, 0.845, 6.75], "yaxis": "y"}, {"hovertemplate": "ZIP=London SW8<br>sizeSqFeetMax=%{x}<br>price(M)=%{y}<extra></extra>", "legendgroup": "London SW8", "marker": {"color": "#EF553B", "symbol": "circle"}, "mode": "markers", "name": "London SW8", "orientation": "v", "showlegend": true, "type": "scatter", "x": [3059, 3059, 4075, 2741, 2741, 2900], "xaxis": "x", "y": [7.87, 8.044, 7.5, 7.364, 7.053, 6.636], "yaxis": "y"}, {"hovertemplate": "ZIP=WC1N<br>sizeSqFeetMax=%{x}<br>price(M)=%{y}<extra></extra>", "legendgroup": "WC1N", "marker": {"color": "#00cc96", "symbol": "circle"}, "mode": "markers", "name": "WC1N", "orientation": "v", "showlegend": true, "type": "scatter", "x": [5520], "xaxis": "x", "y": [8], "yaxis": "y"}, {"hovertemplate": "ZIP=WC2E<br>sizeSqFeetMax=%{x}<br>price(M)=%{y}<extra></extra>", "legendgroup": "WC2E", "marker": {"color": "#ab63fa", "symbol": "circle"}, "mode": "markers", "name": "WC2E", "orientation": "v", "showlegend": true, "type": "scatter", "x": [3012, 3013], "xaxis": "x", "y": [8, 8], "yaxis": "y"}, {"hovertemplate": "ZIP=SE8<br>sizeSqFeetMax=%{x}<br>price(M)=%{y}<extra></extra>", "legendgroup": "SE8", "marker": {"color": "#FFA15A", "symbol": "circle"}, "mode": "markers", "name": "SE8", "orientation": "v", "showlegend": true, "type": "scatter", "x": [871], "xaxis": "x", "y": [0.55], "yaxis": "y"}, {"hovertemplate": "ZIP=NW2<br>sizeSqFeetMax=%{x}<br>price(M)=%{y}<extra></extra>", "legendgroup": "NW2", "marker": {"color": "#19d3f3", "symbol": "circle"}, "mode": "markers", "name": "NW2", "orientation": "v", "showlegend": true, "type": "scatter", "x": [10127, 10192], "xaxis": "x", "y": [8, 8], "yaxis": "y"}, {"hovertemplate": "ZIP=NW6<br>sizeSqFeetMax=%{x}<br>price(M)=%{y}<extra></extra>", "legendgroup": "NW6", "marker": {"color": "#FF6692", "symbol": "circle"}, "mode": "markers", "name": "NW6", "orientation": "v", "showlegend": true, "type": "scatter", "x": [642, 4740], "xaxis": "x", "y": [0.75, 6.5], "yaxis": "y"}, {"hovertemplate": "ZIP=N21<br>sizeSqFeetMax=%{x}<br>price(M)=%{y}<extra></extra>", "legendgroup": "N21", "marker": {"color": "#B6E880", "symbol": "circle"}, "mode": "markers", "name": "N21", "orientation": "v", "showlegend": true, "type": "scatter", "x": [12500, 12500, 12500, 2565], "xaxis": "x", "y": [7.5, 7.5, 7.5, 1.2], "yaxis": "y"}, {"hovertemplate": "ZIP=SW5<br>sizeSqFeetMax=%{x}<br>price(M)=%{y}<extra></extra>", "legendgroup": "SW5", "marker": {"color": "#FF97FF", "symbol": "circle"}, "mode": "markers", "name": "SW5", "orientation": "v", "showlegend": true, "type": "scatter", "x": [4040], "xaxis": "x", "y": [7.6], "yaxis": "y"}, {"hovertemplate": "ZIP=W1D<br>sizeSqFeetMax=%{x}<br>price(M)=%{y}<extra></extra>", "legendgroup": "W1D", "marker": {"color": "#FECB52", "symbol": "circle"}, "mode": "markers", "name": "W1D", "orientation": "v", "showlegend": true, "type": "scatter", "x": [6236], "xaxis": "x", "y": [7.65], "yaxis": "y"}, {"hovertemplate": "ZIP=Knightsbridge SW7<br>sizeSqFeetMax=%{x}<br>price(M)=%{y}<extra></extra>", "legendgroup": "Knightsbridge SW7", "marker": {"color": "#636efa", "symbol": "circle"}, "mode": "markers", "name": "Knightsbridge SW7", "orientation": "v", "showlegend": true, "type": "scatter", "x": [2905, 3516], "xaxis": "x", "y": [7.5, 6.75], "yaxis": "y"}, {"hovertemplate": "ZIP=East Finchley N2<br>sizeSqFeetMax=%{x}<br>price(M)=%{y}<extra></extra>", "legendgroup": "East Finchley N2", "marker": {"color": "#EF553B", "symbol": "circle"}, "mode": "markers", "name": "East Finchley N2", "orientation": "v", "showlegend": true, "type": "scatter", "x": [6565], "xaxis": "x", "y": [7.5], "yaxis": "y"}, {"hovertemplate": "ZIP=TW9<br>sizeSqFeetMax=%{x}<br>price(M)=%{y}<extra></extra>", "legendgroup": "TW9", "marker": {"color": "#00cc96", "symbol": "circle"}, "mode": "markers", "name": "TW9", "orientation": "v", "showlegend": true, "type": "scatter", "x": [7150], "xaxis": "x", "y": [7.5], "yaxis": "y"}, {"hovertemplate": "ZIP=Notting Hill W11<br>sizeSqFeetMax=%{x}<br>price(M)=%{y}<extra></extra>", "legendgroup": "Notting Hill W11", "marker": {"color": "#ab63fa", "symbol": "circle"}, "mode": "markers", "name": "Notting Hill W11", "orientation": "v", "showlegend": true, "type": "scatter", "x": [3094], "xaxis": "x", "y": [7.5], "yaxis": "y"}, {"hovertemplate": "ZIP=TW10<br>sizeSqFeetMax=%{x}<br>price(M)=%{y}<extra></extra>", "legendgroup": "TW10", "marker": {"color": "#FFA15A", "symbol": "circle"}, "mode": "markers", "name": "TW10", "orientation": "v", "showlegend": true, "type": "scatter", "x": [6854], "xaxis": "x", "y": [6.95], "yaxis": "y"}, {"hovertemplate": "ZIP=N1<br>sizeSqFeetMax=%{x}<br>price(M)=%{y}<extra></extra>", "legendgroup": "N1", "marker": {"color": "#19d3f3", "symbol": "circle"}, "mode": "markers", "name": "N1", "orientation": "v", "showlegend": true, "type": "scatter", "x": [12809, 3100], "xaxis": "x", "y": [6.95, 6.5], "yaxis": "y"}, {"hovertemplate": "ZIP=Belgravia SW1W<br>sizeSqFeetMax=%{x}<br>price(M)=%{y}<extra></extra>", "legendgroup": "Belgravia SW1W", "marker": {"color": "#FF6692", "symbol": "circle"}, "mode": "markers", "name": "Belgravia SW1W", "orientation": "v", "showlegend": true, "type": "scatter", "x": [2610], "xaxis": "x", "y": [6.99], "yaxis": "y"}, {"hovertemplate": "ZIP=SW18<br>sizeSqFeetMax=%{x}<br>price(M)=%{y}<extra></extra>", "legendgroup": "SW18", "marker": {"color": "#B6E880", "symbol": "circle"}, "mode": "markers", "name": "SW18", "orientation": "v", "showlegend": true, "type": "scatter", "x": [7058], "xaxis": "x", "y": [7.25], "yaxis": "y"}, {"hovertemplate": "ZIP=London NW8<br>sizeSqFeetMax=%{x}<br>price(M)=%{y}<extra></extra>", "legendgroup": "London NW8", "marker": {"color": "#FF97FF", "symbol": "circle"}, "mode": "markers", "name": "London NW8", "orientation": "v", "showlegend": true, "type": "scatter", "x": [3788], "xaxis": "x", "y": [7.25], "yaxis": "y"}, {"hovertemplate": "ZIP=Marylebone W1W<br>sizeSqFeetMax=%{x}<br>price(M)=%{y}<extra></extra>", "legendgroup": "Marylebone W1W", "marker": {"color": "#FECB52", "symbol": "circle"}, "mode": "markers", "name": "Marylebone W1W", "orientation": "v", "showlegend": true, "type": "scatter", "x": [1537], "xaxis": "x", "y": [6.595], "yaxis": "y"}, {"hovertemplate": "ZIP=Chelsea SW10<br>sizeSqFeetMax=%{x}<br>price(M)=%{y}<extra></extra>", "legendgroup": "Chelsea SW10", "marker": {"color": "#636efa", "symbol": "circle"}, "mode": "markers", "name": "Chelsea SW10", "orientation": "v", "showlegend": true, "type": "scatter", "x": [3433], "xaxis": "x", "y": [6.85], "yaxis": "y"}, {"hovertemplate": "ZIP=WC1H<br>sizeSqFeetMax=%{x}<br>price(M)=%{y}<extra></extra>", "legendgroup": "WC1H", "marker": {"color": "#EF553B", "symbol": "circle"}, "mode": "markers", "name": "WC1H", "orientation": "v", "showlegend": true, "type": "scatter", "x": [4594], "xaxis": "x", "y": [6.75], "yaxis": "y"}, {"hovertemplate": "ZIP=London SW1X<br>sizeSqFeetMax=%{x}<br>price(M)=%{y}<extra></extra>", "legendgroup": "London SW1X", "marker": {"color": "#00cc96", "symbol": "circle"}, "mode": "markers", "name": "London SW1X", "orientation": "v", "showlegend": true, "type": "scatter", "x": [2310], "xaxis": "x", "y": [6.75], "yaxis": "y"}, {"hovertemplate": "ZIP=N5<br>sizeSqFeetMax=%{x}<br>price(M)=%{y}<extra></extra>", "legendgroup": "N5", "marker": {"color": "#ab63fa", "symbol": "circle"}, "mode": "markers", "name": "N5", "orientation": "v", "showlegend": true, "type": "scatter", "x": [425], "xaxis": "x", "y": [0.55], "yaxis": "y"}, {"hovertemplate": "ZIP=SW2<br>sizeSqFeetMax=%{x}<br>price(M)=%{y}<extra></extra>", "legendgroup": "SW2", "marker": {"color": "#FFA15A", "symbol": "circle"}, "mode": "markers", "name": "SW2", "orientation": "v", "showlegend": true, "type": "scatter", "x": [1017], "xaxis": "x", "y": [0.9], "yaxis": "y"}, {"hovertemplate": "ZIP=SW1V<br>sizeSqFeetMax=%{x}<br>price(M)=%{y}<extra></extra>", "legendgroup": "SW1V", "marker": {"color": "#19d3f3", "symbol": "circle"}, "mode": "markers", "name": "SW1V", "orientation": "v", "showlegend": true, "type": "scatter", "x": [1432], "xaxis": "x", "y": [1.6], "yaxis": "y"}], "layout": {"legend": {"title": {"text": "ZIP"}, "tracegroupgap": 0}, "margin": {"t": 60}, "xaxis": {"anchor": "y", "domain": [0, 1], "title": {"text": "sizeSqFeetMax"}}, "yaxis": {"anchor": "x", "domain": [0, 1], "title": {"text": "price(M)"}}}}
